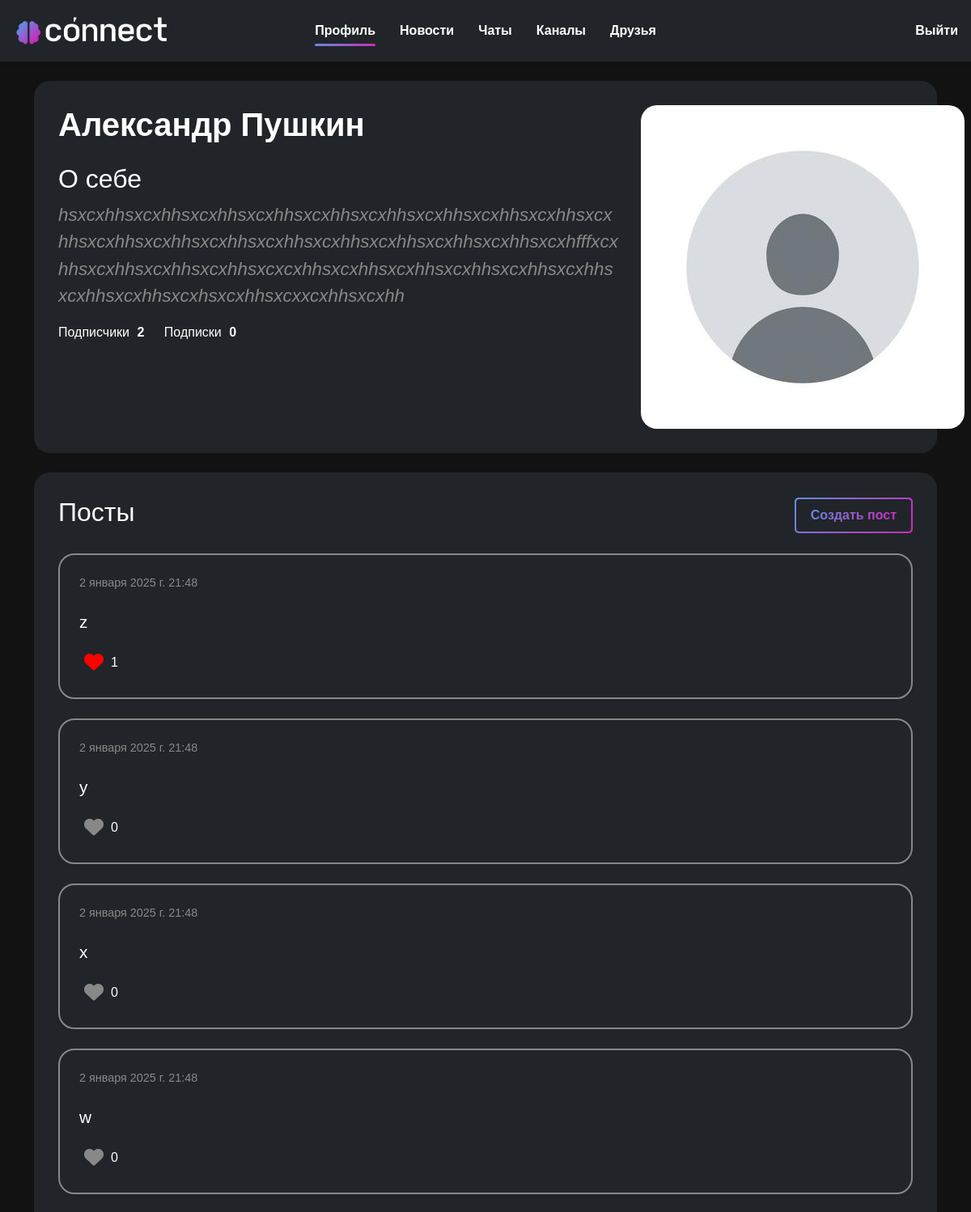
Before: /person/ (signed in, upper part) with the older database file.
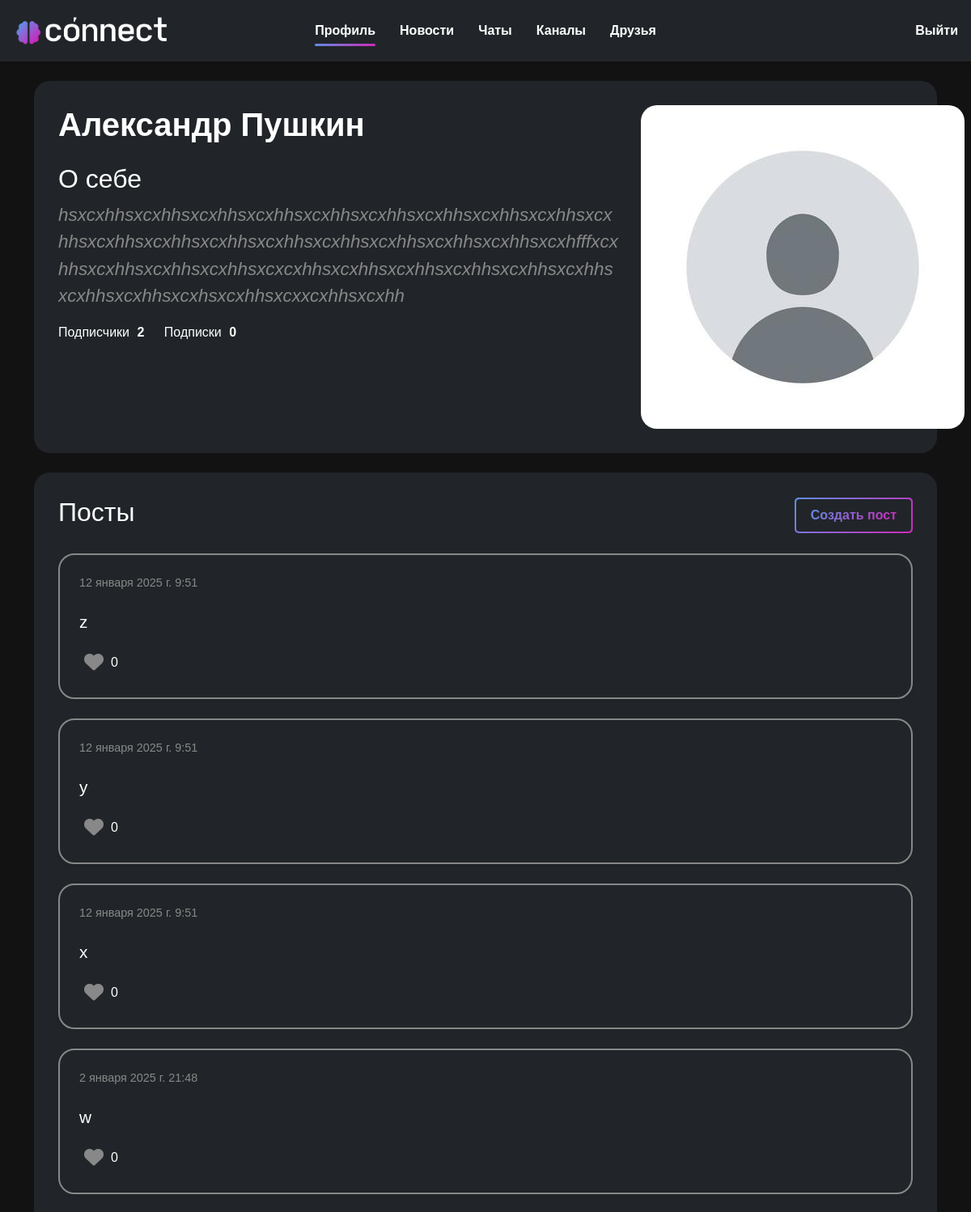
After: the same page with the newer database file.
### users/models.py (models this page shows, shortened)
class User(AbstractUser):
    first_name = models.CharField("Имя", max_length=20)
    last_name = models.CharField("Фамилия", max_length=20)
    username = models.CharField("Имя пользователя", unique=True, max_length=20)
    email = models.EmailField("Почта", unique=True)
    password = models.CharField("Пароль", max_length=20)
    image = models.ImageField("Аватар", upload_to='users_images', blank=True, null=True)
    about = models.TextField("О себе", max_length=250, blank=True, null=True)
    def get_avatar_url(self):
        if self.image and hasattr(self.image, 'url'):
            return self.image.url
        else:
            return os.path.join(settings.STATIC_URL, 'person/img/default.jpg')
    class Meta:
        verbose_name = 'Пользователь'
        verbose_name_plural = 'Пользователи'

### person/models.py (models this page shows, shortened)
class Post(models.Model):
    text = models.TextField('Текст', max_length=5000)
    date = models.DateTimeField('Дата публикации')
    user = models.ForeignKey(User, on_delete=models.CASCADE)
    image = models.ImageField(upload_to='post_images/', blank=True, null=True)
    likes = models.ManyToManyField(User, related_name='liked_posts', blank=True)
    def total_likes(self):
        return self.likes.count()
    class Meta:
        verbose_name = 'Пост'
        verbose_name_plural = 'Посты'

### person/views.py (the view)
# urls.py: path('', views.profile, name='profile'),
@login_required
def profile(request):
    avatar_edit(request)
    about_form = AboutForm(instance=request.user)
    empty_post_form = PostForm()
    posts = Post.objects.filter(user=request.user.id).order_by('-date')
    paginator = Paginator(posts, 10)
    page_number = request.GET.get('page')
    page_obj = paginator.get_page(page_number)
    post_forms = {}
    for post in page_obj:
        post_forms[post.id] = PostForm(instance=post, post_id=post.id)
    followers_count = request.user.followers.count()
    following_count = request.user.subscriptions.count()
    data = {
        "user": request.user,
        "posts": page_obj,
        "has_next": page_obj.has_next(),
        "about_form": about_form,
        "post_forms": post_forms,
        "empty_post_form": empty_post_form,
        'followers_count': followers_count,
        'following_count': following_count,
    }
    return render(request, "person/profile.html", data)

### person/templatetags/custom_filters.py (called while the page is built)
@register.filter
def get_item(dictionary, key):
    return dictionary.get(key, 'Ключ в словаре не найден')

### person/views.py (called while the page is built)
def avatar_edit(request):
    if request.method == 'POST' and request.FILES.get('avatar'):
        avatar = request.FILES['avatar']
        filename = f'users_images/{request.user.username}_avatar.jpg'
        path = default_storage.save(filename, ContentFile(avatar.read()))
        if is_image(default_storage.path(path)):
            request.user.delete_avatar()
            request.user.image = path
            request.user.save()
        else:
            messages.error(request, 'Загруженный файл не является допустимым изображением')
            default_storage.delete(path)

### person/templates/person/profile.html (shortened to what this page needs)
{% extends 'main/layout.html' %}
{% load static %}
{% block link %}
    <link rel="stylesheet" href="{% static 'person/css/person.css' %}">
    <link rel="stylesheet" href="{% static 'person/css/like_users_list.css' %}">
{% endblock %}
{% block content %}
<section class="container container-profile">
<div class="row">
    <div class="col-md-8 d-flex flex-column">
        <h1 class="person-name">{{ user.first_name }} {{ user.last_name }}</h1>
        <div class="about-section">
            <h2>О себе
            </h2>
            {% if user.about %}
                <div class="about-container">
                    <p class="about">{{ user.about }}</p>
                </div>
            {% else %}
                <p class="commentary">Информация отсутвует</p>
            {% endif %}
            <div>
                <span>Подписчики <span class="follow-numbers">{{ followers_count }}</span></span>
                <span>Подписки <span class="follow-numbers">{{ following_count }}</span></span>
            </div>
        </div>
    </div>
    <div class="col-md-4">
        <div class="profile-image-container">
            <img src="{{ user.get_avatar_url }}" alt="person" class="profile-image">
        </div>
    </div>
</div>
</section>
<section class="container container-profile mt-4">
<div class="d-flex justify-content-between align-items-center">
    <h2>Посты</h2>
    <button type="button" class="gradient-btn" data-bs-toggle="modal" data-bs-target="#createPostModal" data="Создать пост"></button>
</div>
{% if posts %}
    <div class="posts-list load-more">
        {% include 'person/profile_posts.html' %}
    </div>
{% else %}
    <p class="commentary">У вас нет записей</p>
{% endif %}
</section>
{% endblock %}

### main/templates/main/layout.html (shortened to what this page needs)
{% load static %}
<!doctype html>
<html lang="ru">
<head>
    <link rel="stylesheet" href="https://cdn.jsdelivr.net/npm/bootstrap@5.3.3/dist/css/bootstrap.min.css">
    <link rel="stylesheet" href="https://cdn.jsdelivr.net/npm/@fortawesome/fontawesome-free@6.6.0/css/fontawesome.min.css">
    <link rel="stylesheet" href="https://cdnjs.cloudflare.com/ajax/libs/font-awesome/6.4.0/css/all.min.css">
    <link rel="stylesheet" href="{% static 'main/css/main.css' %}">
    {% block link %}{% endblock %}
</head>
<body>
    <header class="custom-header">
        <div class="col-md-2">
            <a href="{% url 'home' %}">
                <img class="logo" src="{% static 'main/img/logo.svg' %}" height="auto" alt="Логотип">
            </a>
        </div>
        {% if user.is_authenticated %}
            <div class="col-md-8">
                <div class="d-flex justify-content-center">
                    <nav class="main-nav">
                        <ul>
                            <li><a class="main-nav-link {% if request.resolver_match.url_name == 'profile' %}active{% endif %}" href="{% url 'profile' %}">Профиль</a></li>
                            <li><a class="main-nav-link {% if request.resolver_match.url_name == 'feed' %}active{% endif %}" href="{% url 'feed' %}">Новости</a></li>
                            <li><a class="main-nav-link {% if request.resolver_match.url_name == 'chat_empty' or request.resolver_match.url_name == 'chats' %}active{% endif %}" href="{% url 'chat_empty' %}">Чаты</a></li>
                            <li><a class="main-nav-link {% if request.resolver_match.url_name == 'communities' %}active{% endif %}" href="{% url 'communities' %}">Каналы</a></li>
                            <li><a class="main-nav-link {% if request.resolver_match.url_name == 'friends' %}active{% endif %}" href="{% url 'friends' %}">Друзья</a></li>
                        </ul>
                        <span class="nav-indicator"></span>
                    </nav>
                </div>
            </div>
            <div class="col-md-2 text-end">
                <a class="quit-btn" href="{% url 'logout' %}">Выйти</a>
            </div>
        {% endif %}
    </header>
    <main class="container">
        {% block content %}
        {% endblock %}
    </main>
</body>
</html>

### person/templates/person/profile_posts.html (shortened to what this page needs)
{% load static %}
{% load custom_filters %}
{% for post in posts %}
    {% with post_id=post.id %}
    <div class="post-item">
        <div class="post-header-profile">
            <p class="post-date">{{ post.date }}</p>
            <div>
            </div>
        </div>
        <div class="post-content">
            <p class="post-text" id="post-text-{{ post_id }}">{{ post.text }}</p>
        </div>
        <div class="post-footer">
            <button class="like-btn {% if request.user in post.likes.all %}liked{% endif %}" data-post-id="{{ post_id }}" title="Нравится">
                <i class="fas fa-heart"></i>
            </button>
            <span class="likes-count">{{ post.total_likes }}</span>
        </div>
    {% endwith %}
    </div>
{% endfor %}

### main/static/main/css/main.css (style rules this page uses)
body { font-family: sans-serif; margin: 0; padding: 0; background-color: #121212; color: #fff; }
.custom-header { padding: 1em; display: flex; align-items: center; background-color: #212529; position: fixed; top: 0; left: 0; right: 0; box-shadow: 0 2px 4px rgba(0, 0, 0, 0.2); z-index: 1000; transition: transform 0.5s ease; }
main { padding-top: 100px; }
.logo { width: 100%; max-width: 210px; }
.main-nav { position: relative; }
.main-nav ul { display: flex; list-style: none; margin: 0; padding: 0; }
.main-nav-link { margin-left: 15px; margin-right: 15px; color: #fff; text-decoration: none; font-weight: bold; padding: 10px 0; display: inline-block; }
.nav-indicator { position: absolute; bottom: 3px; height: 3px; background: linear-gradient(315deg, rgba(207,40,185,1) 0%, rgba(97,142,228,1) 100%); border-radius: 3px; }
.quit-btn { color: #fff; font-weight: bold; }
.gradient-btn { padding: 10px 20px; border: none; outline: none; position: relative; z-index: 1; border-radius: 5px; background: linear-gradient(315deg, rgba(207,40,185,1) 0%, rgba(97,142,228,1) 100%); cursor: pointer; }
.gradient-btn::before { content: ""; position: absolute; left: 2px; right: 2px; top: 2px; bottom: 2px; border-radius: 4px; background-color: #212529; z-index: -1; transition: 200ms }
.gradient-btn::after { content: attr(data); font-size: 16px; font-weight: bold; background: linear-gradient(315deg, rgba(207,40,185,1) 0%, rgba(97,142,228,1) 100%); -webkit-background-clip: text; color: transparent; transition: 200ms }
a { text-decoration: none; }

### person/static/person/css/person.css (style rules this page uses)
.container-profile { background-color: #212529; padding: 30px; border-radius: 20px; }
.person-name { font-size: 2.5rem; font-weight: bold; margin-bottom: 24px; }
.about-section { flex-grow: 1; }
.about-container { position: relative; max-height: 270px; overflow: hidden; }
.about { font-style: italic; color: #888; font-size: 1.4rem; overflow-wrap: break-word; hyphens: auto; white-space: pre-wrap; }
.follow-numbers { font-weight: bold; margin-left: 5px; margin-right: 20px; }
.profile-image-container { position: relative; width: 400px; height: 400px; overflow: hidden; border-radius: 20px; }
.profile-image { width: 100%; height: 100%; object-fit: cover; }
.post-item { background-color: #212529; border-radius: 20px; padding: 1.5rem; margin-top: 1.5rem; box-shadow: 0 2px 4px rgba(0,0,0,0.05); border: 2px solid #888; overflow-wrap: break-word; hyphens: auto; }
.post-date { font-size: 0.9rem; color: #888; margin-bottom: 0; }
.post-text { font-size: 1.3rem; white-space: pre-wrap; }
.post-header-profile { display: flex; justify-content: space-between; }
.post-content { position: relative; max-height: 500px; overflow: hidden; }
.post-footer { display: flex; align-items: center; }
.like-btn { background: none; border: none; font-size: 1.5rem; color: #888; transition: opacity 0.3s ease; }
.likes-count { margin-left: 3px; font-size: 1rem; }

Changed rows visible on the page:
removed Post: date "2 января 2025 г. 21:48", text "z", total_likes "1"
removed Post: date "2 января 2025 г. 21:48", text "y", total_likes "0"
removed Post: date "2 января 2025 г. 21:48", text "x", total_likes "0"
added Post: date "12 января 2025 г. 9:51", text "z", total_likes "0"
added Post: date "12 января 2025 г. 9:51", text "y", total_likes "0"
added Post: date "12 января 2025 г. 9:51", text "x", total_likes "0"
